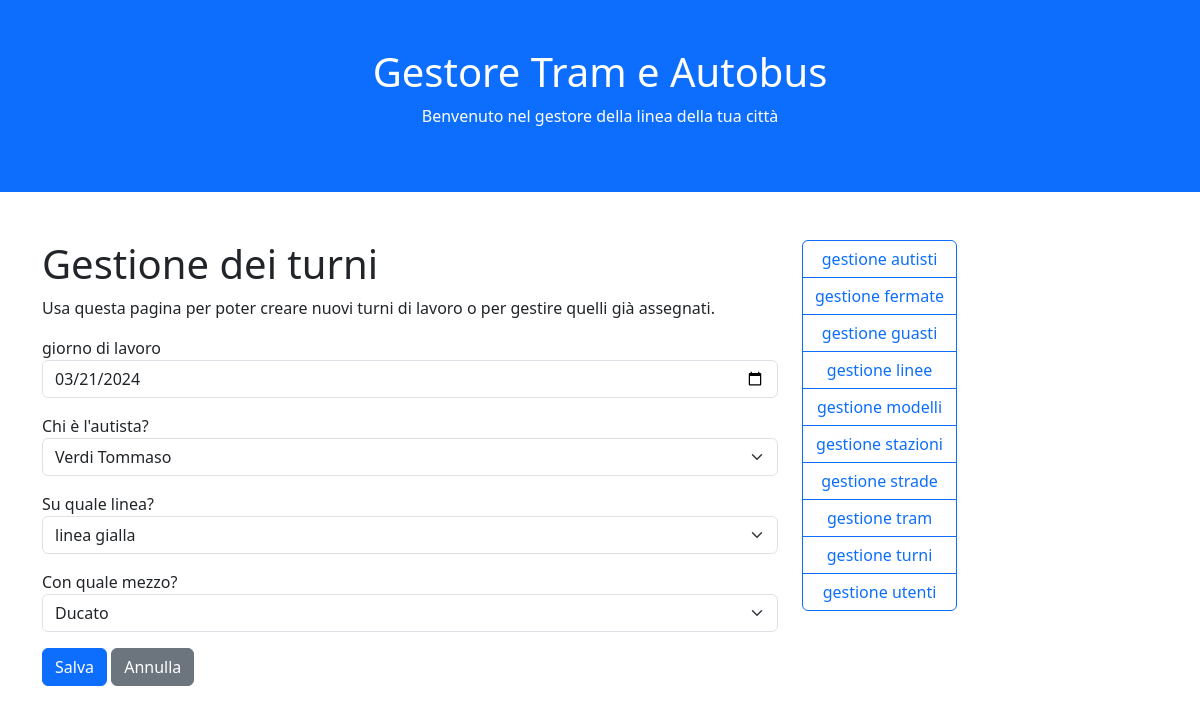
/Tram/moduli/turni.php?azione=modifica&id=2, run on the app's committed database.
### tables this page shows
CREATE TABLE turni (
    idturno integer primary key autoincrement,
    idautista integer,
    idlinea integer,
    idmezzo integer,
    giorno date
);

CREATE TABLE linee (
    idlinea integer primary key autoincrement,
    linea text
);

CREATE TABLE mezzi (
    idmezzo integer primary key autoincrement,
    mezzo text,
    targa text,
    passeggeri int
, idmodello int);

### Tram/funzioni.php (the view, shortened to what this page needs)
<?php
	function EseguiDB($sql, $salva = false){
		$dbcon = new SQLite3(NOMEDB);
			$dati = $dbcon->query($sql);
		return $dati;
	}
	function ApriForm($azione = null, $metodo = "post"){
		if($azione == null){
			echo "<form method='".$metodo."'>";
		} else {
			echo "<form action='".$azione."' method='".$metodo."'>";
		}
	}
	function ChiudiForm($salva = "Salva", $annulla = "Annulla"){
		echo "
			<button class='btn btn-primary'>".$salva."</button>
			<button type='reset' class='btn btn-secondary'>".$annulla."</button>
			</form>";
	}
	function ScriviCampo($id, $label, $valore = "", $tipo = "text", $classe = "form-control"){
		switch($tipo){
			default:
				echo "<p class='form-group'>
							<label for='".$id."'>".$label."</label>
							<input value='".$valore."' type='".$tipo."' id='".$id."' name='".$id."' class='".$classe."' />
						</p>";
			break;
		}
	}
	function ScriviTendina($id, $label, $chiave, $descrizione, $tabella, $valore = 0){
		$dati = EseguiDB("SELECT ".$chiave.", ".$descrizione."
							FROM ".$tabella."
							ORDER BY ".$descrizione.";");
		$opzioni = [];
		while($riga = $dati->fetchArray()){
			if($riga[$chiave] == $valore){
				$opzioni[] = "<option selected value=".$riga[$chiave].">
								".$riga[$descrizione]."
								</option>";
			} else {
				$opzioni[] = "<option value=".$riga[$chiave].">
								".$riga[$descrizione]."
								</option>";
			}
		}
		$opzioni = implode("", $opzioni);
		echo "<p class='form-group'>
					<label for='".$id."'>".$label."</label>
					<select class='form-select' id='".$id."' name='".$id."'>
						".$opzioni."
					</select>
				</p>";
	}

### data on the page
turni: giorno "03/21/2024"
linee: idlinea "linea gialla"
mezzi: idmezzo "Ducato"

### other printed values
$label "giorno di lavoro"
$label "Chi è l'autista? Su quale linea? Con quale mezzo?"
$salva "Salva"
$annulla "Annulla"
$pezzi[0] "autisti"
$pezzi[0] "fermate"
$pezzi[0] "guasti"
$pezzi[0] "linee"
$pezzi[0] "modelli"
$pezzi[0] "stazioni"
$pezzi[0] "strade"
$pezzi[0] "tram"
$pezzi[0] "turni"
$pezzi[0] "utenti"
form field idautista "Verdi Tommaso"
